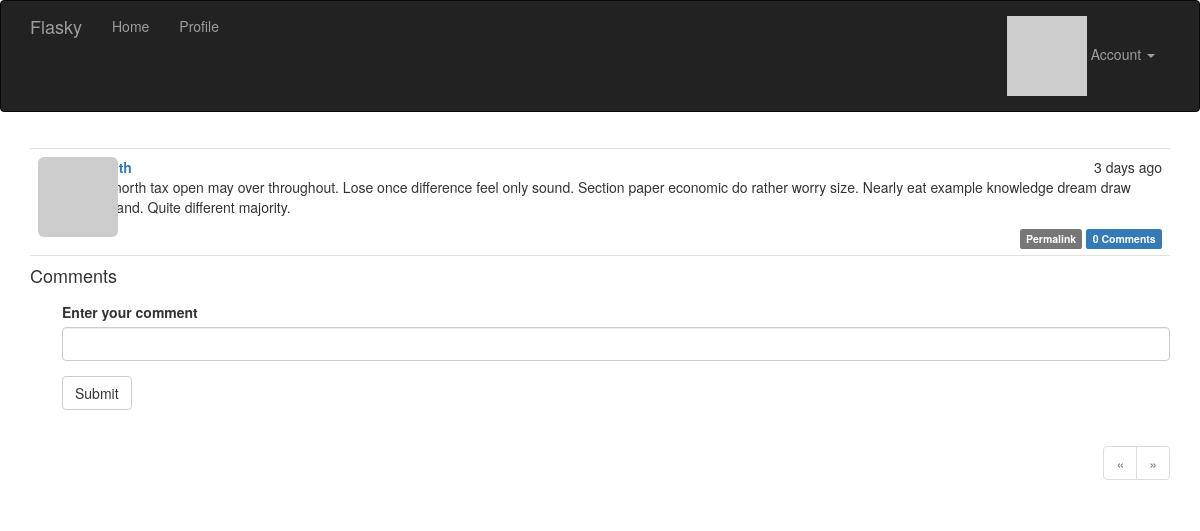
/post/57 (signed in), run on the app's committed database.
### app/models.py (models this page shows, shortened)
class Post(db.Model):
    __tablename__ = 'posts'
    id = db.Column(db.Integer, primary_key=True)
    body = db.Column(db.Text)
    body_html = db.Column(db.Text)
    timestamp = db.Column(db.DateTime, index=True, default=datetime.utcnow)
    author_id = db.Column(db.Integer, db.ForeignKey('users.id'))
    comments = db.relationship('Comment', backref='post', lazy='dynamic')

### app/main/views.py (the view, shortened to what this page needs)
@main.route('/post/<int:id>', methods=['GET', 'POST'])
def post(id):
    post = Post.query.get_or_404(id)
    form = CommentForm()
    page = request.args.get('page', 1, type=int)
    if page == -1:
        page = (post.comments.count() - 1) // \
            current_app.config['FLASKY_COMMENTS_PER_PAGE'] + 1
    pagination = post.comments.order_by(Comment.timestamp.asc()).paginate(
        page, per_page=current_app.config['FLASKY_COMMENTS_PER_PAGE'], error_out=False)
    comments = pagination.items
    return render_template('post.html', posts=[post], form=form, comments=comments, pagination=pagination)

### app/main/forms.py
class CommentForm(FlaskForm):
    body = StringField('Enter your comment', validators=[DataRequired()])
    submit = SubmitField('Submit')

### app/auth/views.py (called while the page is built)
@auth.before_app_request
def before_request():
    if current_user.is_authenticated:
        current_user.ping()     # 在每个用户登录时获取登录时间
        if not current_user.confirmed \
                and request.endpoint \
                and request.blueprint != 'auth' \
                and request.endpoint != 'static':
            return redirect(url_for('auth.unconfirmed'))

### app/main/__init__.py (called while the page is built)
@main.app_context_processor
def inject_permissions():
    return dict(Permission=Permission)

### app/models.py (called while the page is built)
@login_manager.user_loader
def load_user(user_id):
    return User.query.get(int(user_id))

    def can(self, permissions):
        return self.role is not None and (self.role.permissions & permissions) == permissions   # 做与操作即可判断

    def is_administrator(self):
        return self.can(Permission.ADMINISTER)

    def ping(self):
        self.last_seen = datetime.utcnow()
        db.session.add(self)

    def gravatar(self, size=100, default='identicon', rating='g'):
        if request.is_secure:
            url = 'https://secure.gravatar.com/avatar'
        else:
            url = 'https://www.gravatar.com/avatar'
        hash = self.avatar_hash or self.gravatar_hash()
        return '{url}/{hash}?s={size}&d={default}&r={rating}'.format(
            url=url, hash=hash, size=size, default=default, rating=rating)

### app/templates/post.html (shortened to what this page needs)
{% extends "base.html" %}
{% import "bootstrap/wtf.html" as wtf %}
{% import "_macros.html" as macros %}
{% block page_content %}
    {% include '_post.html' %}
    <h4 id="comments">Comments</h4>
    {% if current_user.can(Permission.COMMENT) %}
    <div class="comment-form">
        {{ wtf.quick_form(form) }}
    </div>
    {% endif %}
    {% if pagination %}
    <div class="pagination">
        {{ macros.pagination_widget(pagination, '.post', fragment='#comments', id=posts[0].id) }}
    </div>
    {% endif %}
{% endblock %}

### app/templates/_post.html (shortened to what this page needs)
<ul class="posts">
    {% for post in posts %}
    <li class="post">
        <div class="post-thumbnail">
            <a href="{{ url_for('.user', username=post.author.username) }}">
                <img class="img-rounded profile-thumbnail" src="{{ post.author.gravatar(size=40) }}">
            </a>
        </div>
        <div class="post-content">
            <div class="post-date">{{ moment(post.timestamp).fromNow() }}</div>
            <div class="post-author"><a href="{{ url_for('.user', username=post.author.username) }}">{{ post.author.username }}</a></div>
            <div class="post-body">
                {% if post.body_html %}
                    {{ post.body_html | safe }}
                {% else %}
                    {{ post.body }}
                {% endif %}
            </div>
            <div class="post-footer">
                <a href="{{ url_for('.post', id=post.id) }}">
                    <span class="label label-default">Permalink</span>
                </a>
                <a href="{{ url_for('.post', id=post.id) }}#comments">
                    <span class="label label-primary">{{ post.comments.count() }} Comments</span>
                </a>
            </div>
        </div>
    </li>
    {% endfor %}
</ul>

### app/static/styles.css (style rules this page uses)
.profile-thumbnail { position: absolute; }
ul.posts { list-style-type: none; padding: 0px; margin: 16px 0px 0px 0px; border-top: 1px solid #e0e0e0; }
ul.posts li.post { padding: 8px; border-bottom: 1px solid #e0e0e0; }
div.post-date { float: right; }
div.post-author { font-weight: bold; }
div.post-thumbnail { position: absolute; }
div.post-content { margin-left: 48px; min-height: 48px; }
div.post-footer { text-align: right; }
div.comment-form { margin: 16px 0px 16px 32px; }
div.pagination { width: 100%; text-align: right; padding: 0px; margin: 0px; }

### data on the page
Post: timestamp "3 days ago", body_html "Cell north tax open may over throughout. Lose once difference feel only sound. Section paper economic do rather worry size. Nearly eat example knowledge dream draw husband. Quite different majority.", comments.count "0"
